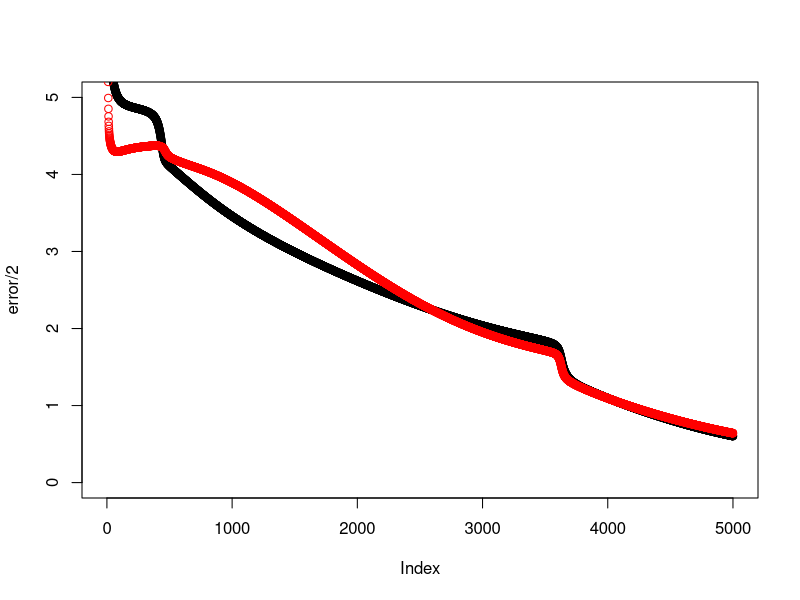
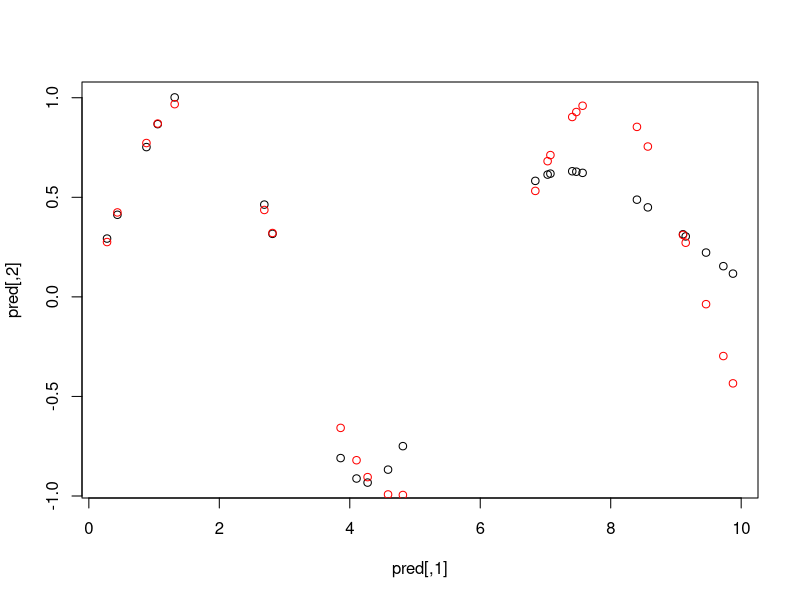
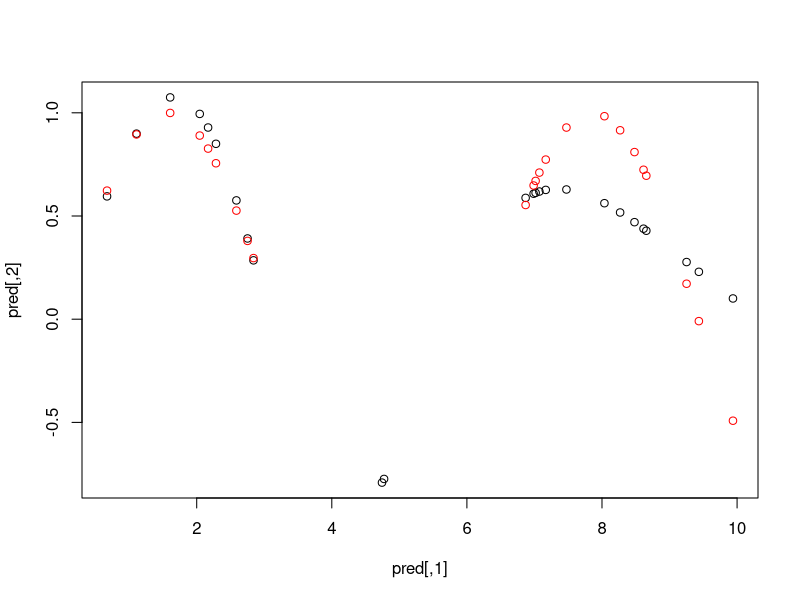

Write R code to recreate these figures, in order.
# JMP

set.seed(1234567890)

Var <- runif(50, 0, 10)
trva <- data.frame(Var, Sin=sin(Var))
tr <- trva[1:25,] # Training
va <- trva[26:50,] # Validation

# plot(trva)
# plot(tr)
# plot(va)

w_j <- runif(10, -1, 1)
b_j <- runif(10, -1, 1)
w_k <- runif(10, -1, 1)
b_k <- runif(1, -1, 1)

l_rate <- 1/nrow(tr)^2
n_ite = 5000
error <- rep(0, n_ite)
error_va <- rep(0, n_ite)

# SGD

for(i in 1:n_ite) {

  for(n in 1:nrow(tr)) {

    z_j <- tanh(w_j * tr[n,]$Var + b_j)
    y_k <- sum(w_k * z_j) + b_k

    error[i] <- error[i] + (y_k - tr[n,]$Sin)^2

  }

  for(n in 1:nrow(va)) {

    z_j <- tanh(w_j * va[n,]$Var + b_j)
    y_k <- sum(w_k * z_j) + b_k

    error_va[i] <- error_va[i] + (y_k - va[n,]$Sin)^2

  }

  cat("i: ", i, ", error: ", error[i]/2, ", error_va: ", error_va[i]/2, "\n")
  flush.console()

  for(n in 1:nrow(tr)) {

    # forward propagation

    z_j <- tanh(w_j * tr[n,]$Var + b_j)
    y_k <- sum(w_k * z_j) + b_k

    # backward propagation

    d_k <- y_k - tr[n,]$Sin
    d_j <- (1 - z_j^2) * w_k * d_k
    partial_w_k <- d_k * z_j
    partial_b_k <- d_k
    partial_w_j <- d_j * tr[n,]$Var
    partial_b_j <- d_j
    w_k <- w_k - l_rate * partial_w_k
    b_k <- b_k - l_rate * partial_b_k
    w_j <- w_j - l_rate * partial_w_j
    b_j <- b_j - l_rate * partial_b_j

  }

}

w_j
b_j
w_k
b_k

plot(error/2, ylim=c(0, 5))
points(error_va/2, col = "red")

# prediction on training data

pred <- matrix(nrow=nrow(tr), ncol=2)

for(n in 1:nrow(tr)) {
  
  z_j <- tanh(w_j * tr[n,]$Var + b_j)
  y_k <- sum(w_k * z_j) + b_k
  pred[n,] <- c(tr[n,]$Var, y_k)
  
}

plot(pred)
points(tr, col = "red")

# prediction on validation data

pred <- matrix(nrow=nrow(tr), ncol=2)

for(n in 1:nrow(va)) {

  z_j <- tanh(w_j * va[n,]$Var + b_j)
  y_k <- sum(w_k * z_j) + b_k
  pred[n,] <- c(va[n,]$Var, y_k)
  
}

plot(pred)
points(va, col = "red")